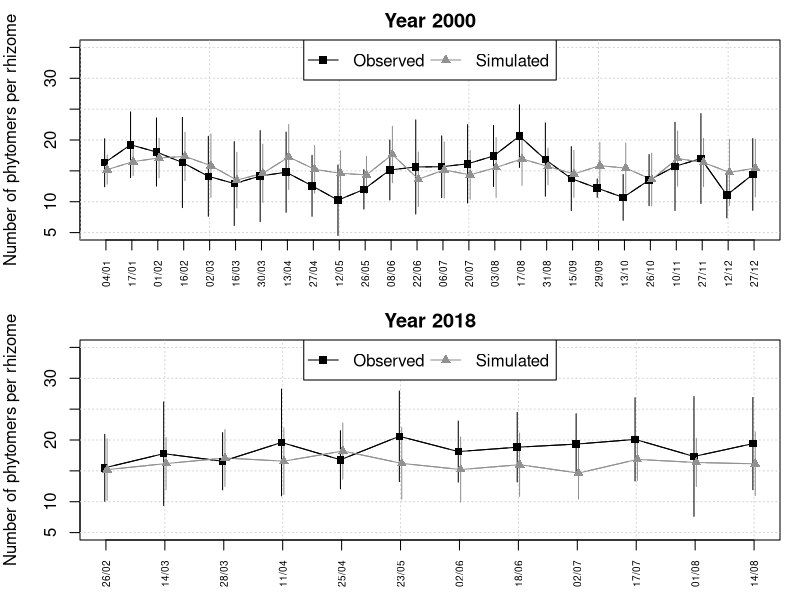

Reproduce this figure in R.

postscript_file <- T

if(postscript_file){postscript("Fig5.eps", 
                               horizontal = FALSE, onefile = FALSE, 
                               paper = "special", height = 5.51, 
                               width =5.51)}else{
                    png("Fig5.png", width = 9.5, height = 20, 
                                     units = 'cm', res = 600)}


par(mfrow=c(2, 1))
par(mar=c(3, 4, 2, 1))

color_palette <- c("gray0", "gray57")

data_simulated_2000 <- read.csv("outs2000/ecol_mat_nod_founding_rhizomes_2000_environment_2000_cannal_200m_broad_4m_prof_31.csv", 
        header=T, stringsAsFactors = F)
data_simulated_2000 <- data_simulated_2000[, c(1, 2, 4)] 
data_observed_2000 <- read.csv("observed_rhizomes_2000.csv", header=T, stringsAsFactors = F)
data_observed_2000 <- data_observed_2000[data_observed_2000$Internode_length>0, ]

rhizome_length <- data.frame(date=character(), tipo=character(), 
        longitud=numeric(), stringsAsFactors = F)
dates <- intersect(unique(as.character(data_simulated_2000[, 1])), 
     unique(as.character(data_observed_2000[, 1])))
dates <- dates[!is.na(dates)]
rhizomes_numbers <- intersect(unique(as.character(data_simulated_2000[, 2])), 
        unique(as.character(data_observed_2000[, 2])))
rhizomes_numbers <- rhizomes_numbers[!is.na(rhizomes_numbers)]

i <- 1
for (f in dates){
 for (r in rhizomes_numbers){
 rhizome_length[i, 1] <- f
 rhizome_length[i, 2] <- "observed"
 rhizome_length[i, 3] <- length(data_observed_2000[which(data_observed_2000[, 1]==f & 
              data_observed_2000[, 2]==r), 3])
 i <- i+1
 rhizome_length[i, 1] <- f
 rhizome_length[i, 2] <- "simulated"
 rhizome_length[i, 3] <- length(data_simulated_2000[which(data_simulated_2000[, 1]==f &
               data_simulated_2000[, 2]==r), 3])
 i <- i+1
 }}

rhizome_length <- rhizome_length[!rhizome_length$longitud==0, ]
rhizome_length <- rhizome_length[rhizome_length$longitud>1, ]
rhizome_length <- rhizome_length[!(rhizome_length[, 3]==0), ]
rhizome_length$date <- as.factor(rhizome_length$date)
rhizome_length$tipo <- as.factor(rhizome_length$tipo)

mean_length <- data.frame()
i <- 1
for (d in dates){
 mean_length[i, 1] <- as.character(d)
 mean_length[i, 2] <- mean(rhizome_length$longitud[
 which(rhizome_length$date==d &
   rhizome_length$tipo=="observed")])
 mean_length[i, 3] <- mean(rhizome_length$longitud[
 which(rhizome_length$date==d &
   rhizome_length$tipo=="simulated")]) 

 mean_length[i, 4] <- sd(rhizome_length$longitud[
 which(rhizome_length$date==d &
   rhizome_length$tipo=="observed")]) 
 mean_length[i, 5] <- sd(rhizome_length$longitud[
 which(rhizome_length$date==d &
   rhizome_length$tipo=="simulated")])
 i <- i+1
}
colnames(mean_length) <- c("date", "observed", "simulated", "sd_obs", "sd_sim")
tiempos <- length(dates)

plot(1:tiempos, rep(1, tiempos), 
  type='n', xaxt = "n", ylim=c(5, 35), 
  ylab="Number of phytomers per rhizome", xlab="", main="Year 2000")
grid()
for (t in 1:tiempos){
 obs_sup <- mean_length$observed[t]+mean_length$sd_obs[t]
 obs_inf <- mean_length$observed[t]-mean_length$sd_obs[t]
 lines(x = rep(t, 2)-0.05, y = c(obs_inf, obs_sup), col=color_palette[1], lty=1)
 
 sim_sup <- mean_length$simulated[t]+mean_length$sd_sim[t]
 sim_inf <- mean_length$simulated[t]-mean_length$sd_sim[t]
 lines(x = rep(t, 2)+0.05, y = c(sim_inf, sim_sup), col=color_palette[2], lty=1)
 
}

lines(1:tiempos-0.05, mean_length$observed, 
  col=color_palette[1], type = "l")
lines(1:tiempos+0.05, mean_length$simulated, 
  col=color_palette[2], type = "l")

points(1:tiempos-0.05, mean_length$observed, 
  col=color_palette[1], pch=15, type = "b")
points(1:tiempos+0.05, mean_length$simulated, 
  col=color_palette[2], pch=17, type = "b")

axis(1, at = 1:length(dates), labels =unique(substr(rhizome_length$date, 1, 5)), 
  las = 2, cex.axis=0.6)
legend(x="top", ncol = 2, legend=c("Observed", "Simulated"), 
  col = c(color_palette[1], color_palette[2]), cex=1, pch=c(15, 17), lty = 1)


data_simulated_2018 <- read.csv("outs2018/ecol_mat_nod_founding_rhizomes_2018_environment_2018_cannal_200m_broad_4m_prof_25.csv", header=T, stringsAsFactors = F)
data_simulated_2018 <- data_simulated_2018[, c(1, 2, 4)] 
data_observed_2018 <- read.csv("observed_rhizomes_2018.csv", header=T, stringsAsFactors = F)
data_observed_2018 <- data_observed_2018[data_observed_2018$Internode_length>0, ]
rhizome_length_2018 <- data.frame(date=character(), tipo=character(), longitud=numeric(), 
         stringsAsFactors = F)
dates_2018 <- intersect(unique(as.character(data_simulated_2018[, 1])), 
      unique(as.character(data_observed_2018[, 1])))
dates_2018 <- dates_2018[!is.na(dates_2018)]
rhizomes_numbers <- intersect(unique(as.character(data_simulated_2018[, 2])), 
        unique(as.character(data_observed_2018[, 2])))
rhizomes_numbers <- rhizomes_numbers[!is.na(rhizomes_numbers)]

i <- 1
for (d in dates_2018){
 for (r in rhizomes_numbers){
 rhizome_length_2018[i, 1] <- d
 rhizome_length_2018[i, 2] <- "observed"
 rhizome_length_2018[i, 3] <- length(data_observed_2018[which(data_observed_2018[, 1]==d & 
                data_observed_2018[, 2]==r), 3])
 i <- i+1
 rhizome_length_2018[i, 1] <- d
 rhizome_length_2018[i, 2] <- "simulated"
 rhizome_length_2018[i, 3] <- length(data_simulated_2018[which(data_simulated_2018[, 1]==d & 
                data_simulated_2018[, 2]==r), 3])
 i <- i+1
 }}


rhizome_length_2018 <- rhizome_length_2018[!rhizome_length_2018$longitud==0, ]

rhizome_length_2018 <- rhizome_length_2018[rhizome_length_2018$longitud>1, ]

rhizome_length_2018 <- rhizome_length_2018[!(rhizome_length_2018[, 3]==0), ]


rhizome_length_2018$date <- as.factor(rhizome_length_2018$date)
rhizome_length_2018$tipo <- as.factor(rhizome_length_2018$tipo)

mean_length <- data.frame()
i <- 1
for (f in dates_2018){
 mean_length[i, 1] <- as.character(f)
 mean_length[i, 2] <- mean(rhizome_length_2018$longitud[
 which(rhizome_length_2018$date==f &
   rhizome_length_2018$tipo=="observed")]) 
 mean_length[i, 3] <- mean(rhizome_length_2018$longitud[
 which(rhizome_length_2018$date==f &
   rhizome_length_2018$tipo=="simulated")]) 

 mean_length[i, 4] <- sd(rhizome_length_2018$longitud[
 which(rhizome_length_2018$date==f &
   rhizome_length_2018$tipo=="observed")])
 mean_length[i, 5] <- sd(rhizome_length_2018$longitud[
 which(rhizome_length_2018$date==f &
   rhizome_length_2018$tipo=="simulated")])
 i <- i+1
}
colnames(mean_length) <- c("date", "observed", "simulated", "sd_obs", "sd_sim")
times2018 <- length(dates_2018)


plot(1:times2018, rep(1, times2018), 
  type='n', xaxt = "n", ylim=c(5, 35), 
  ylab="Number of phytomers per rhizome", xlab="", main="Year 2018" )
grid()

for (t in 1:times2018){
 obs_sup <- mean_length$observed[t]+mean_length$sd_obs[t]
 obs_inf <- mean_length$observed[t]-mean_length$sd_obs[t]
 lines(x = rep(t, 2)-0.02, y = c(obs_inf, obs_sup), col=color_palette[1], lty=1)

 sim_sup <- mean_length$simulated[t]+mean_length$sd_sim[t]
 sim_inf <- mean_length$simulated[t]-mean_length$sd_sim[t]
 lines(x = rep(t, 2)+0.02, y = c(sim_inf, sim_sup), col=color_palette[2], lty=1)
 
}

lines(1:times2018-0.02, mean_length$observed, 
  col=color_palette[1], type = "l")
lines(1:times2018+0.02, mean_length$simulated, 
  col=color_palette[2], type = "l")

points(1:times2018-0.02, mean_length$observed, 
  col=color_palette[1], pch=15, type = "b")
points(1:times2018+0.02, mean_length$simulated, 
  col=color_palette[2], pch=17, type = "b")

axis(1, at = 1:length(dates_2018), labels=unique(substr(rhizome_length_2018$date, 1, 5)), 
  las = 2, cex.axis=0.6)

legend(x="top", ncol = 2, legend=c("Observed", "Simulated"), 
  col = c(color_palette[1], color_palette[2]), cex=1, pch=c(15, 17), lty=1)
dev.off()
